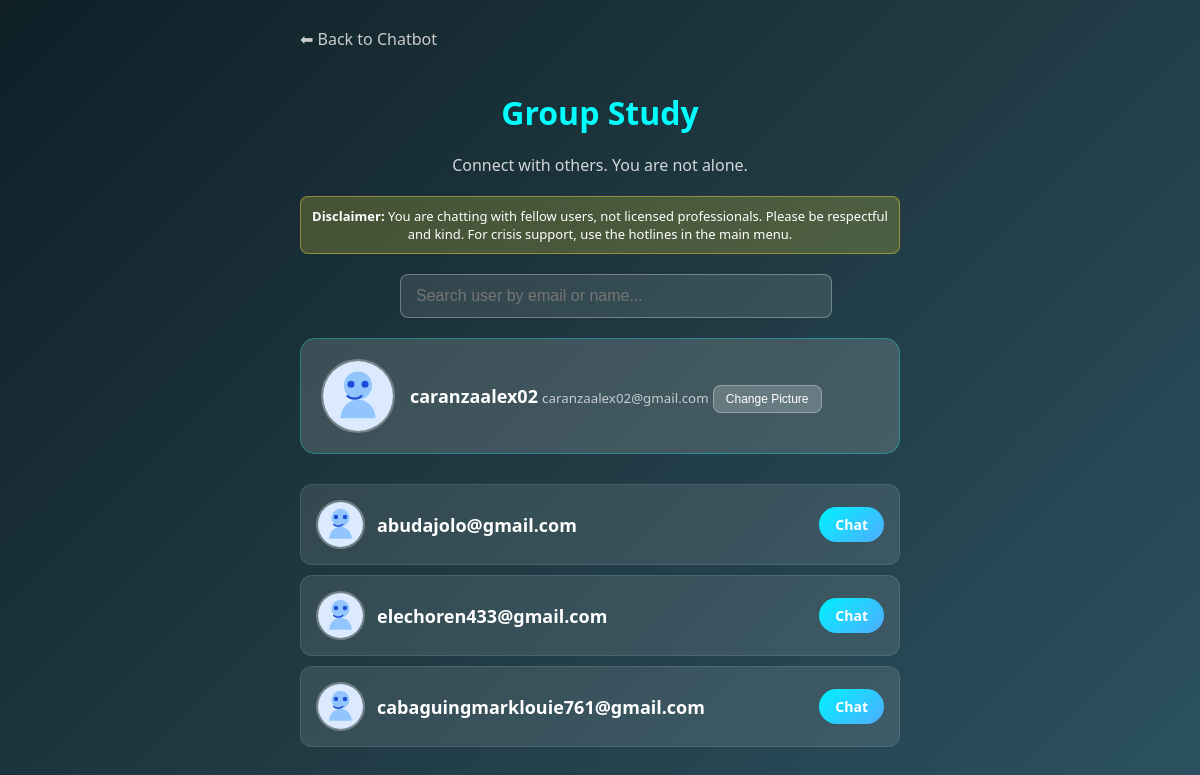
Screenshot of /community (signed in) with the database file from the repository.
### tables this page shows
CREATE TABLE users (
        id INTEGER PRIMARY KEY AUTOINCREMENT,
        first_name TEXT,
        last_name TEXT,
        password TEXT NOT NULL,
        email TEXT UNIQUE NOT NULL,
        phone TEXT,
        age INTEGER,
        gender TEXT,
        course TEXT,
        role TEXT DEFAULT 'user',
        profile_pic TEXT DEFAULT '/static/images/default_avatar.svg',
        ban_expires_at DATETIME DEFAULT NULL,
        abuse_offense_count INTEGER DEFAULT 0
    );

### app.py (the view)
@app.route("/community")
def community():
    if "user" not in session:
        return redirect(url_for("login"))
    db = get_db()
    c = db.cursor() # Use correct placeholder based on DB type
    if 'DATABASE_URL' in os.environ:
        c.execute("SELECT email, first_name, last_name, profile_pic FROM users WHERE email != %s AND role != 'admin'", (session["user"],))
    else:
        c.execute("SELECT email, first_name, last_name, profile_pic FROM users WHERE email != ? AND role != 'admin'", (session["user"],))
    all_users = c.fetchall()
    users_data = []
    for u_row in all_users:
        u_email = u_row['email']
        u_profile_pic = get_profile_pic_url(u_row['profile_pic'])
        if 'DATABASE_URL' in os.environ:
            c.execute("SELECT show_in_community FROM user_settings WHERE user_email=%s", (u_email,))
        else:
            c.execute("SELECT show_in_community FROM user_settings WHERE user_email=?", (u_email,))
        setting_row = c.fetchone()
        if setting_row and setting_row['show_in_community'] == 0:
            continue  # Skip users who opted out
        if 'DATABASE_URL' in os.environ:
            c.execute("SELECT COUNT(*) FROM peer_messages WHERE sender=%s AND receiver=%s AND is_read=0", (u_email, session["user"]))
        else:
            c.execute("SELECT COUNT(*) FROM peer_messages WHERE sender=? AND receiver=? AND is_read=0", (u_email, session["user"]))
        count = c.fetchone()[0]
        users_data.append({"username": u_email, "name": f"{u_row['first_name']} {u_row['last_name']}", "unread": count, "profile_pic": u_profile_pic})
    if 'DATABASE_URL' in os.environ:
        c.execute("SELECT profile_pic FROM users WHERE email = %s", (session["user"],))
    else:
        c.execute("SELECT profile_pic FROM users WHERE email = ?", (session["user"],))
    current_user_pic_row = c.fetchone()
    current_user_pic = get_profile_pic_url(current_user_pic_row[0] if current_user_pic_row else None)
    return render_template("community.html", users=users_data, current_user_pic=current_user_pic, current_username=session['user'])

### app.py (called while the page is built)
@app.after_request
def add_security_headers(response):
    response.headers['X-Frame-Options'] = 'SAMEORIGIN'
    response.headers['X-Content-Type-Options'] = 'nosniff'
    return response

def get_db():
    if 'db' not in g:
        db_url = os.environ.get('DATABASE_URL')
        if db_url:
            try:
                g.db = psycopg2.connect(db_url)
            except Exception as e:
                app.logger.warning(f"Falling back to SQLite because PostgreSQL connection failed: {e}")
                g.db = sqlite3.connect(DATABASE)
        else:
            g.db = sqlite3.connect(DATABASE)
        g.db.row_factory = sqlite3.Row
    return g.db

def get_profile_pic_url(pic_url):
    if not pic_url:
        return url_for('static', filename='images/default_avatar.svg')
    if pic_url.startswith('/'):
        decoded_url = urllib.parse.unquote(pic_url)
        local_path = os.path.join(app.root_path, decoded_url.lstrip('/').replace('/', os.sep))
        if os.path.exists(local_path):
            return pic_url
    return url_for('static', filename='images/default_avatar.svg')

### templates/community.html (shortened to what this page needs)
<!DOCTYPE html>
<html>
<head>
</head>
<body>
<div class="container">
    <a href="/chatbot" class="back-btn">⬅ Back to Chatbot</a>
    <h1> Group Study</h1>
    <p style="text-align:center; margin-bottom:20px; opacity:0.8;">Connect with others. You are not alone.</p>
    <div style="background:rgba(255, 235, 59, 0.2); color: #fff; padding: 10px; border-radius: 8px; font-size: 13px; text-align: center; margin-bottom: 20px; border: 1px solid rgba(255, 235, 59, 0.4);">
        <strong>Disclaimer:</strong> You are chatting with fellow users, not licensed professionals. Please be respectful and kind. For crisis support, use the hotlines in the main menu.
    </div>
    <div class="search-container" style="margin-bottom: 20px; position: relative;">
        <input type="text" id="userSearch" onkeyup="filterUsers()" placeholder="Search user by email or name...">
    </div>
    <div class="current-user-profile">
        <img src="{{ current_user_pic }}" alt="Your Avatar" class="profile-pic large-pic">
        <div class="profile-info">
            <span class="username">{{ current_username.split('@')[0] }}</span>
            <small style="opacity: 0.7;">{{ current_username }}</small>
            <button class="change-pic-btn" onclick="openUploadModal()">Change Picture</button>
        </div>
    </div>
    <div class="user-list">
        {% if users %}
            {% for user in users %}
            <div class="user-card" data-name="{{ user.name|lower }}" data-email="{{ user.username|lower }}">
                <div class="user-info">
                    <img src="{{ user.profile_pic }}" alt="Avatar" class="profile-pic">
                    <div>
                        <span class="username">{{ user.username }}</span>
                    </div>
                </div>
                <a href="{{ url_for('peer_chat', partner=user.username) }}" class="chat-btn">Chat</a>
            </div>
            {% endfor %}
        {% else %}
            <p style="text-align:center;">No other users found yet.</p>
        {% endif %}
    </div>
</div>
</body>
</html>

### templates/community.html (style rules this page uses)
body { background: linear-gradient(135deg, #0f2027, #203a43, #2c5364); color: white; font-family: 'Segoe UI', sans-serif; padding: 20px; min-height: 100vh; }
.container { max-width: 600px; margin: 0 auto; }
.search-container { margin-bottom: 20px; position: relative; max-width: 400px; margin-left: auto; margin-right: auto; }
.search-container input { width: 100%; padding: 12px 15px; border-radius: 8px; border: 1px solid rgba(255,255,255,0.3); font-size: 1rem; background: rgba(255,255,255,0.1); color: white; }
.back-btn { display: inline-block; margin-bottom: 20px; color: #ccc; text-decoration: none; }
h1 { text-align: center; margin-bottom: 20px; color: #00ffff; }
.user-list { display: flex; flex-direction: column; gap: 10px; }
.user-card { background: rgba(255,255,255,0.1); padding: 15px; border-radius: 12px; display: flex; justify-content: space-between; align-items: center; transition: 0.3s; border: 1px solid rgba(255,255,255,0.1); }
.user-info { display: flex; align-items: center; gap: 12px; }
.profile-pic { width: 45px; height: 45px; border-radius: 50%; object-fit: cover; border: 2px solid rgba(255,255,255,0.3); }
.username { font-size: 18px; font-weight: bold; }
.chat-btn { background: linear-gradient(135deg, #00f2fe, #4facfe); color: white; text-decoration: none; padding: 8px 16px; border-radius: 20px; font-size: 14px; font-weight: bold; }
.current-user-profile { background: rgba(255,255,255,0.15); padding: 20px; border-radius: 15px; display: flex; align-items: center; gap: 15px; margin-bottom: 30px; border: 1px solid rgba(0,255,255,0.3); }
.large-pic { width: 70px; height: 70px; }
.change-pic-btn { background: rgba(255,255,255,0.2); border: 1px solid rgba(255,255,255,0.3); color: white; padding: 6px 12px; border-radius: 8px; cursor: pointer; font-size: 12px; margin-top: 5px; }

### rows the page displays
users: profile_pic (placeholder picture), email "caranzaalex02@gmail.com"
users: username "abudajolo@gmail.com"
users: profile_pic (placeholder picture), username "elechoren433@gmail.com"
users: profile_pic (placeholder picture), username "cabaguingmarklouie761@gmail.com"

### other values shown
{{ current_username.split('@')[0] }} "caranzaalex02"
